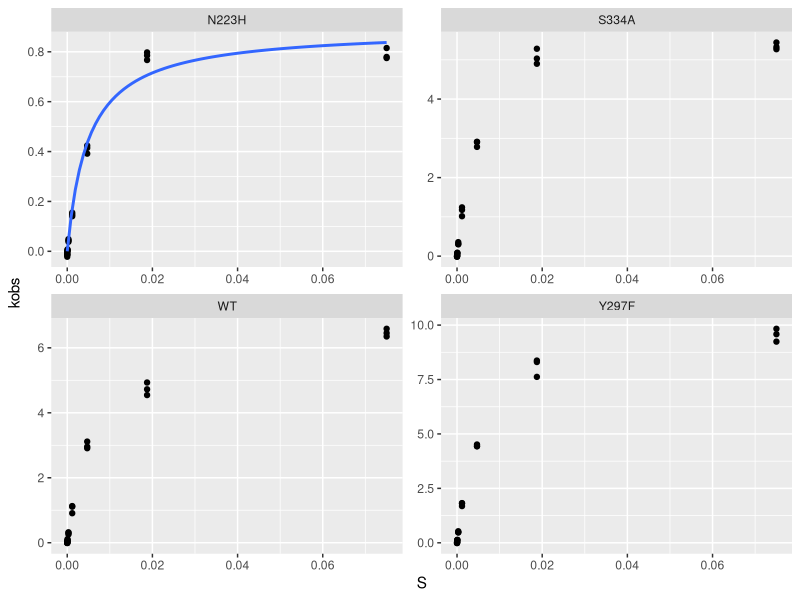
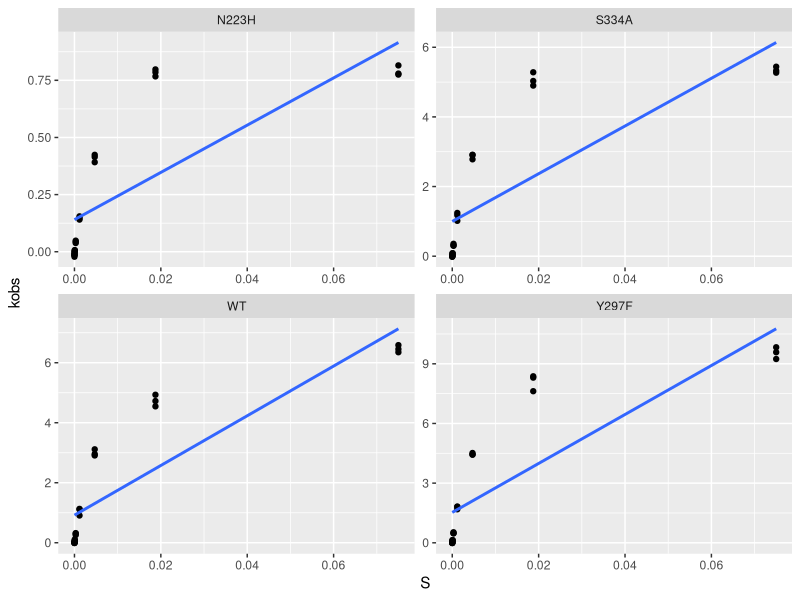

The R source for these figures, in order:
#argv=commandArgs(trailingOnly = TRUE)
#r=read.csv(argv[1], header=T)
r=read.csv('example.csv')
s=split(r,r$Sample)

michael=function(x) {
  b=c(kcat=max(x$kobs),km=mean(x$S))
  try(nls(kobs~kcat*S/(km+S),x,start=b))
}

print('Michaelis-Menten models')
lapply(s, function(x) { summary(michael(x)) })

print('Linear fits')
lapply(s, function(x) { summary(lm(kobs~S,x)) })

library(ggplot2)
ggplot(r, aes(S, kobs)) + 
geom_point() + 
facet_wrap(~Sample,scales="free") +
geom_smooth(method="nls",
formula=y~kcat*x/(km+x),
start=c(kcat=1,km=0.01),se=FALSE)

ggplot(r, aes(S, kobs)) +
geom_point() + 
stat_smooth(method="lm",se=F) + 
facet_wrap(~Sample,scales="free")
